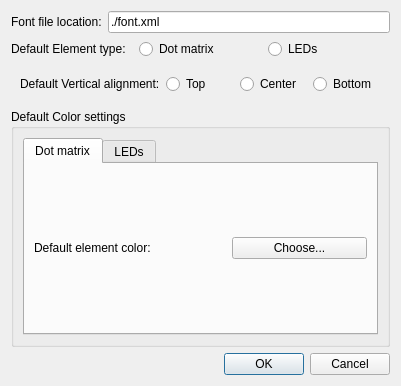
<?xml version="1.0" encoding="UTF-8"?>
<ui version="4.0">
 <class>GeneralSettings</class>
 <widget class="QDialog" name="GeneralSettings">
  <property name="geometry">
   <rect>
    <x>0</x>
    <y>0</y>
    <width>401</width>
    <height>386</height>
   </rect>
  </property>
  <property name="windowTitle">
   <string>General Settings</string>
  </property>
  <layout class="QVBoxLayout" name="verticalLayout_3">
   <item>
    <layout class="QHBoxLayout" name="horizontalLayout">
     <item>
      <widget class="QLabel" name="fontLocation_l">
       <property name="text">
        <string>Font file location:</string>
       </property>
      </widget>
     </item>
     <item>
      <widget class="QLineEdit" name="fontLocation">
       <property name="text">
        <string>./font.xml</string>
       </property>
      </widget>
     </item>
    </layout>
   </item>
   <item>
    <layout class="QHBoxLayout" name="horizontalLayout_6">
     <item>
      <widget class="QLabel" name="elt_type_l">
       <property name="text">
        <string>Default Element type:</string>
       </property>
      </widget>
     </item>
     <item>
      <widget class="QRadioButton" name="matrix_radio">
       <property name="text">
        <string>Dot matrix</string>
       </property>
      </widget>
     </item>
     <item>
      <widget class="QRadioButton" name="leds_radio">
       <property name="text">
        <string>LEDs</string>
       </property>
      </widget>
     </item>
    </layout>
   </item>
   <item>
    <widget class="QWidget" name="valign_widget" native="true">
     <layout class="QHBoxLayout" name="horizontalLayout_7">
      <item>
       <widget class="QLabel" name="valign_l">
        <property name="text">
         <string>Default Vertical alignment:</string>
        </property>
       </widget>
      </item>
      <item>
       <widget class="QRadioButton" name="valign_top">
        <property name="text">
         <string>Top</string>
        </property>
       </widget>
      </item>
      <item>
       <widget class="QRadioButton" name="valign_center">
        <property name="text">
         <string>Center</string>
        </property>
       </widget>
      </item>
      <item>
       <widget class="QRadioButton" name="valign_bottom">
        <property name="text">
         <string>Bottom</string>
        </property>
       </widget>
      </item>
     </layout>
    </widget>
   </item>
   <item>
    <widget class="QGroupBox" name="colorBox">
     <property name="title">
      <string>Default Color settings</string>
     </property>
     <layout class="QVBoxLayout" name="verticalLayout">
      <item>
       <widget class="QTabWidget" name="tabWidget">
        <property name="currentIndex">
         <number>0</number>
        </property>
        <widget class="QWidget" name="matrix">
         <attribute name="title">
          <string>Dot matrix</string>
         </attribute>
         <layout class="QVBoxLayout" name="verticalLayout_4">
          <item>
           <layout class="QHBoxLayout" name="horizontalLayout_2">
            <item>
             <widget class="QLabel" name="color_l">
              <property name="text">
               <string>Default element color:</string>
              </property>
             </widget>
            </item>
            <item>
             <widget class="QLabel" name="color_sample">
              <property name="sizePolicy">
               <sizepolicy hsizetype="Fixed" vsizetype="Fixed">
                <horstretch>0</horstretch>
                <verstretch>0</verstretch>
               </sizepolicy>
              </property>
              <property name="minimumSize">
               <size>
                <width>50</width>
                <height>10</height>
               </size>
              </property>
              <property name="text">
               <string/>
              </property>
             </widget>
            </item>
            <item>
             <widget class="QPushButton" name="chooseColor">
              <property name="text">
               <string>Choose...</string>
              </property>
             </widget>
            </item>
           </layout>
          </item>
         </layout>
        </widget>
        <widget class="QWidget" name="leds">
         <attribute name="title">
          <string>LEDs</string>
         </attribute>
         <layout class="QVBoxLayout" name="verticalLayout_2">
          <item>
           <layout class="QHBoxLayout" name="horizontalLayout_3">
            <item>
             <widget class="QLabel" name="color_l_led_std">
              <property name="text">
               <string>Default LED color:</string>
              </property>
             </widget>
            </item>
            <item>
             <widget class="QLabel" name="color_sample_led_std">
              <property name="sizePolicy">
               <sizepolicy hsizetype="Fixed" vsizetype="Fixed">
                <horstretch>0</horstretch>
                <verstretch>0</verstretch>
               </sizepolicy>
              </property>
              <property name="minimumSize">
               <size>
                <width>50</width>
                <height>10</height>
               </size>
              </property>
              <property name="text">
               <string/>
              </property>
             </widget>
            </item>
            <item>
             <widget class="QPushButton" name="chooseColor_leds_std">
              <property name="text">
               <string>Choose...</string>
              </property>
             </widget>
            </item>
           </layout>
          </item>
          <item>
           <layout class="QHBoxLayout" name="horizontalLayout_4">
            <item>
             <widget class="QLabel" name="color_l_led_bg">
              <property name="text">
               <string>Default line number background:</string>
              </property>
             </widget>
            </item>
            <item>
             <widget class="QLabel" name="color_sample_led_bg">
              <property name="sizePolicy">
               <sizepolicy hsizetype="Fixed" vsizetype="Fixed">
                <horstretch>0</horstretch>
                <verstretch>0</verstretch>
               </sizepolicy>
              </property>
              <property name="minimumSize">
               <size>
                <width>50</width>
                <height>10</height>
               </size>
              </property>
              <property name="text">
               <string/>
              </property>
             </widget>
            </item>
            <item>
             <widget class="QPushButton" name="chooseColor_leds_bg">
              <property name="text">
               <string>Choose...</string>
              </property>
             </widget>
            </item>
           </layout>
          </item>
          <item>
           <layout class="QHBoxLayout" name="horizontalLayout_5">
            <item>
             <widget class="QLabel" name="color_l_led_line">
              <property name="text">
               <string>Default line number color:</string>
              </property>
             </widget>
            </item>
            <item>
             <widget class="QLabel" name="color_sample_led_line">
              <property name="sizePolicy">
               <sizepolicy hsizetype="Fixed" vsizetype="Fixed">
                <horstretch>0</horstretch>
                <verstretch>0</verstretch>
               </sizepolicy>
              </property>
              <property name="minimumSize">
               <size>
                <width>50</width>
                <height>10</height>
               </size>
              </property>
              <property name="text">
               <string/>
              </property>
             </widget>
            </item>
            <item>
             <widget class="QPushButton" name="chooseColor_leds_line">
              <property name="text">
               <string>Choose...</string>
              </property>
             </widget>
            </item>
           </layout>
          </item>
         </layout>
        </widget>
       </widget>
      </item>
     </layout>
    </widget>
   </item>
   <item>
    <widget class="QDialogButtonBox" name="buttonBox">
     <property name="orientation">
      <enum>Qt::Horizontal</enum>
     </property>
     <property name="standardButtons">
      <set>QDialogButtonBox::Cancel|QDialogButtonBox::Ok</set>
     </property>
    </widget>
   </item>
  </layout>
 </widget>
 <resources/>
 <connections>
  <connection>
   <sender>buttonBox</sender>
   <signal>accepted()</signal>
   <receiver>GeneralSettings</receiver>
   <slot>accept()</slot>
   <hints>
    <hint type="sourcelabel">
     <x>248</x>
     <y>254</y>
    </hint>
    <hint type="destinationlabel">
     <x>157</x>
     <y>274</y>
    </hint>
   </hints>
  </connection>
  <connection>
   <sender>buttonBox</sender>
   <signal>rejected()</signal>
   <receiver>GeneralSettings</receiver>
   <slot>reject()</slot>
   <hints>
    <hint type="sourcelabel">
     <x>316</x>
     <y>260</y>
    </hint>
    <hint type="destinationlabel">
     <x>286</x>
     <y>274</y>
    </hint>
   </hints>
  </connection>
 </connections>
</ui>
